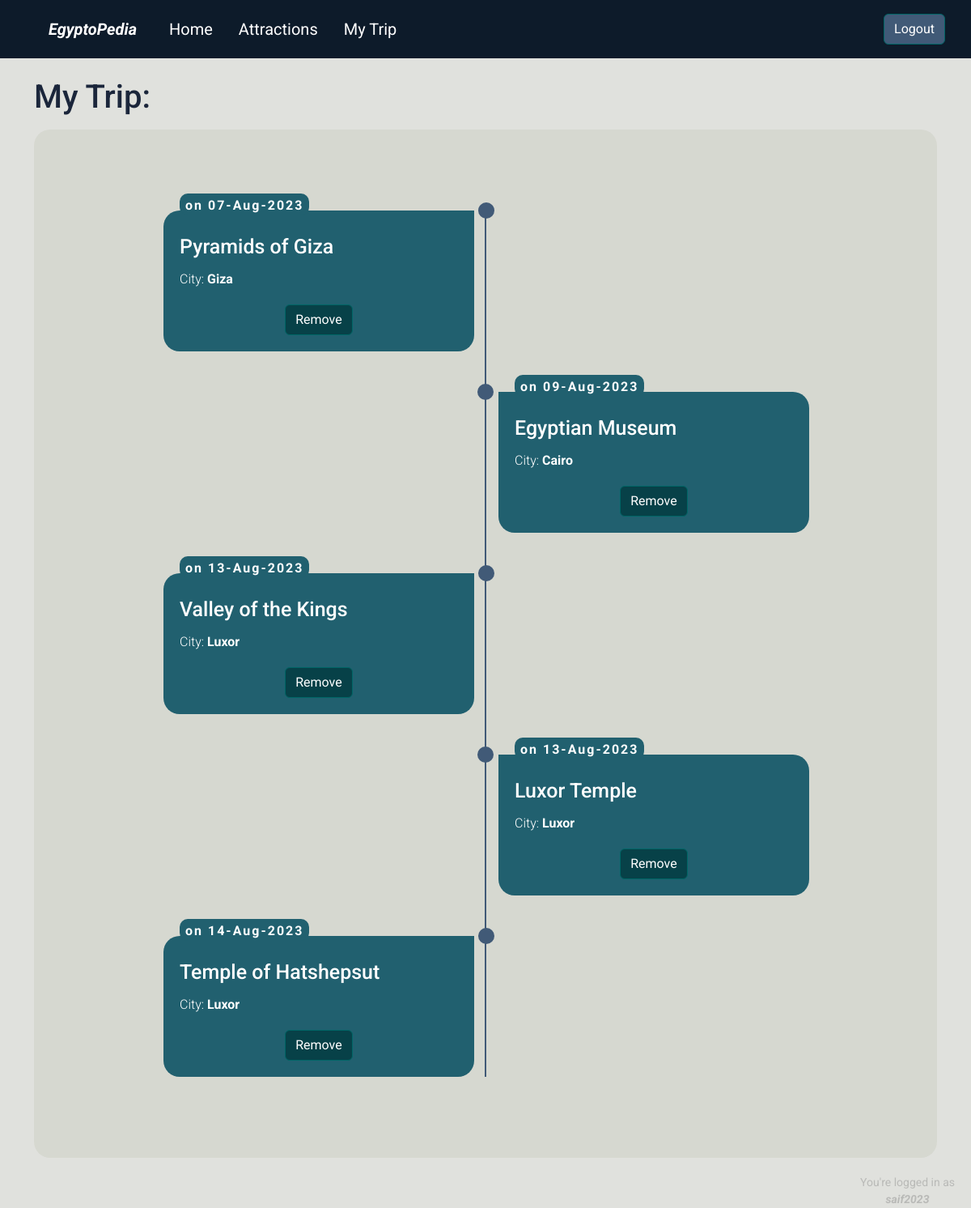
Screenshot of /mytrip (signed in) with the database file from the repository.
### models.py (models this page shows)
class Trip_visit(db.Model):
    __tablename__ = "trip_visits"
    id = db.Column(db.Integer, primary_key=True)
    visit_date = db.Column(db.Date)
    user_id = db.Column(db.Integer, db.ForeignKey("users.id"), nullable=False)
    attraction_id = db.Column(db.Integer, db.ForeignKey("attractions.id"), nullable=False)

class Attraction(db.Model):
    __tablename__ = "attractions"
    id = db.Column(db.Integer, primary_key=True)
    name = db.Column(db.String(80), nullable=False)
    city = db.Column(db.String(80), nullable=False)
    location_latitude = db.Column(db.REAL)
    location_longitude = db.Column(db.REAL)
    summary = db.Column(db.String(200))
    description = db.Column(db.String)
    image = db.Column(db.String)

class User(db.Model, UserMixin):
    __tablename__ = "users"
    id = db.Column(db.Integer, primary_key=True)
    username = db.Column(db.String(20), unique=True, nullable=False)
    password = db.Column(db.String(80), nullable=False)
    def get(user_id):
        return db.session.query(User).get(user_id)

### app.py (the view)
@app.route("/mytrip")
@login_required
def tl():
    data = db.session.query(Trip_visit, Attraction).join(Attraction).filter(Trip_visit.user_id == current_user.id).order_by(Trip_visit.visit_date.asc()).all()
    return render_template("trip_final.html", data = data)

### app.py (called while the page is built)
@login_manager.user_loader
def load_user(user_id):
    return User.get(user_id)

### templates/trip_final.html (shortened to what this page needs)
{% extends "base.html" %}
{% block head %}
    {{ super() }}
    <link rel="stylesheet" href="/static/tl_style_v3.css">
{% endblock %}
{% block main %}
<div class="container">
  <div class="row mt-4 mb-2">
    <h1>My Trip:</h1>
  </div>
<div class="container-tl">
  {% if not data %}
  <div class="row no-data-warning">
    <div class="col-12">
      <p >You haven't added any destinations to your trip yet,</p>
    <p > Please add them from the <a href="/attractions">attractions</a> page.</p>
    </div>
  </div>
  {% else %}
  <div class="timeline">
    <ul>
      {% for trip_visit, attraction in data %}
      <li>
        <div class="timeline-content">
          <h3 class="date">on {{trip_visit.visit_date.strftime('%d-%b-%Y')}}</h3>
          <h1>{{attraction.name}}</h1>
          <p>City: <span class="cityName">{{attraction.city}}</span></p>
          <div class="d-flex justify-content-center">
            <form action="/removefromtrip" method="post">
              <button type="submit" class="btn btn-danger removeButton">Remove</button>
            </form>
          </div>
      </div>
      </li>
      {% endfor %}
    </ul>
  </div>
  {% endif %}
</div>
</div>
{% endblock %}

### templates/base.html (shortened to what this page needs)
<!DOCTYPE html>
<html lang="en">
<head>
    {% block head %}
    <link href="/static/bootstrap/bootstrap.min.css"  rel="stylesheet" >
    <link rel="stylesheet" href="/static/main.css">
    {% endblock %}
</head>
<body >
<nav class="navbar navbar-expand-lg bg-light bg-primary mb-3"  id="myCustomNavbar">
    <div class="container-fluid">
        <a class="navbar-brand  ms-sm-0 ms-lg-5  me-4 my-2" href="/">
            EgyptoPedia
      </a>
      <div class="collapse navbar-collapse" id="navbarSupportedContent">
        <ul class="navbar-nav me-auto mb-2 mb-lg-0">
          <li class="nav-item">
            <a class="nav-link mx-2" href="/">Home</a>
          </li>
          <li class="nav-item">
            <a class="nav-link mx-2" href="/attractions">Attractions</a>
          </li>
          <li class="nav-item">
            <a class="nav-link mx-2" href="/mytrip">My Trip</a>
          </li>
        </ul>
        <div class="navbar-nav ms-auto me-3">
            {% if current_user.is_authenticated %}
            <a class="btn btn-success mx-1 my-sm-2 my-lg-0 logButtons"  href="/logout">Logout</a>
            {% else %}
            <a class="btn btn-success mx-2 my-2 my-lg-0 logButtons"  href="/login">Login</a>
            <a class="btn btn-success mx-2 my-2 my-lg-0 logButtons"  href="/register">Register</a>
            {% endif %}
          </div>
      </div>
    </div>
  </nav>
{% block main %}
{% endblock %}
{%     if current_user.is_authenticated     %}
<div class="loggedInContainer">
    <div class="innerDiv">
        <p class="loggedIn">You're logged in as </p>
        <p><b><i>{{current_user.username}}</i></b></p>
    </div>
</div>
{% endif %}
</body>
</html>

### static/main.css (style rules this page uses)
.bg-primary { background: #0d1b2a !important; color: white !important; }
.navbar-nav { font-size: 1.25rem !important; }
.navbar-brand { color: white !important; font-size: 1.25rem !important; font-weight: 700; font-style: italic; }
.navbar-nav .nav-item { display: flex; justify-content: center; align-items: center; }
.navbar-nav .nav-item .nav-link { color: white !important; }
body { background-color: #e0e1dd !important; color: #1b263b !important; font-family: 'Roboto', sans-serif !important; }
.btn.btn-success, .btn.btn-danger { background-color: #415a77 !important; border-color: #006666; color: white; }
.loggedInContainer { display: flex; justify-content: flex-end; margin-top: 20px; }
.innerDiv { display: flex; flex-direction: column; justify-content: space-around; align-items: center; margin-right: 20px; margin-bottom:0 ; font-size: 14px; color: rgba(128, 128, 128, 0.4); }
.innerDiv p { margin: 0; }

### static/tl_style_v3.css (style rules this page uses)
* { margin: 0; padding: 0; box-sizing: border-box; }
.container-tl { min-height: 100vh; width: 100%; display: flex; align-items: center; justify-content: center; padding: 100px 0; background-color: #d6d8d0 ; border-radius: 20px; }
.timeline { width: 80%; height: auto; max-width: 800px; margin: 0 auto; position: relative; }
.timeline ul { list-style: none; }
.timeline ul li { padding: 20px; background-color: #21606F; color: white; border-radius: 10px; margin-bottom: 20px; }
.timeline ul li:last-child { margin-bottom: 0; }
.timeline-content h1 { font-weight: 500; font-size: 25px; line-height: 30px; margin-bottom: 10px; }
.timeline-content p { font-size: 16px; line-height: 30px; font-weight: 300; }
.timeline-content p .cityName { font-weight: 700; }
.timeline-content .date { font-weight: bold; color: white; font-size: 12px; font-weight: 300; margin-bottom: 10px; letter-spacing: 2px; border: 2px solid #21606F; border-radius: 10px; padding: 3px 5px; border-bottom: none; }
.btn.btn-danger.removeButton { background-color: #074148 !important; border-color: #006666; color: white; }
@media only screen and (min-width: 768px) { .timeline:before { content: ""; position: absolute; top: 0; left: 50%; transform: translateX(-50%); width: 2px; height: 100%; background-color: #415a77; } }
@media only screen and (min-width: 768px) { .timeline ul li { width: 50%; position: relative; margin-bottom: 50px; } }
@media only screen and (min-width: 768px) { .timeline ul li:nth-child(odd) { float: left; clear: right; transform: translateX(-30px); border-radius: 20px 0px 20px 20px; } }
@media only screen and (min-width: 768px) { .timeline ul li:nth-child(even) { float: right; clear: left; transform: translateX(0px); border-radius: 0px 20px 20px 20px; } }
@media only screen and (min-width: 768px) { .timeline ul li::before { content: ""; position: absolute; height: 20px; width: 20px; border-radius: 50%; background-color: #415a77 ; top: 0px; } }
@media only screen and (min-width: 768px) { .timeline ul li:nth-child(odd)::before { transform: translate(50%, -50%); right: -15px; } }
@media only screen and (min-width: 768px) { .timeline ul li:nth-child(even)::before { transform: translate(-50%, -50%); left: -16px; } }
@media only screen and (min-width: 768px) { .timeline-content .date { font-size: 1rem; font-weight: bold; position: absolute; top: -21px; color: white; background-color: #21606F; } }
@media only screen and (min-width: 768px) { .timeline-content h1 { margin-top: 10px; } }

### rows the page displays
Trip_visit: visit_date "07-Aug-2023", name "Pyramids of Giza", city "Giza"
Trip_visit: visit_date "09-Aug-2023", name "Egyptian Museum", city "Cairo"
Trip_visit: visit_date "13-Aug-2023", name "Valley of the Kings", city "Luxor"
Trip_visit: visit_date "13-Aug-2023", name "Luxor Temple", city "Luxor"
Trip_visit: visit_date "14-Aug-2023", name "Temple of Hatshepsut", city "Luxor"
User: username "saif2023"
